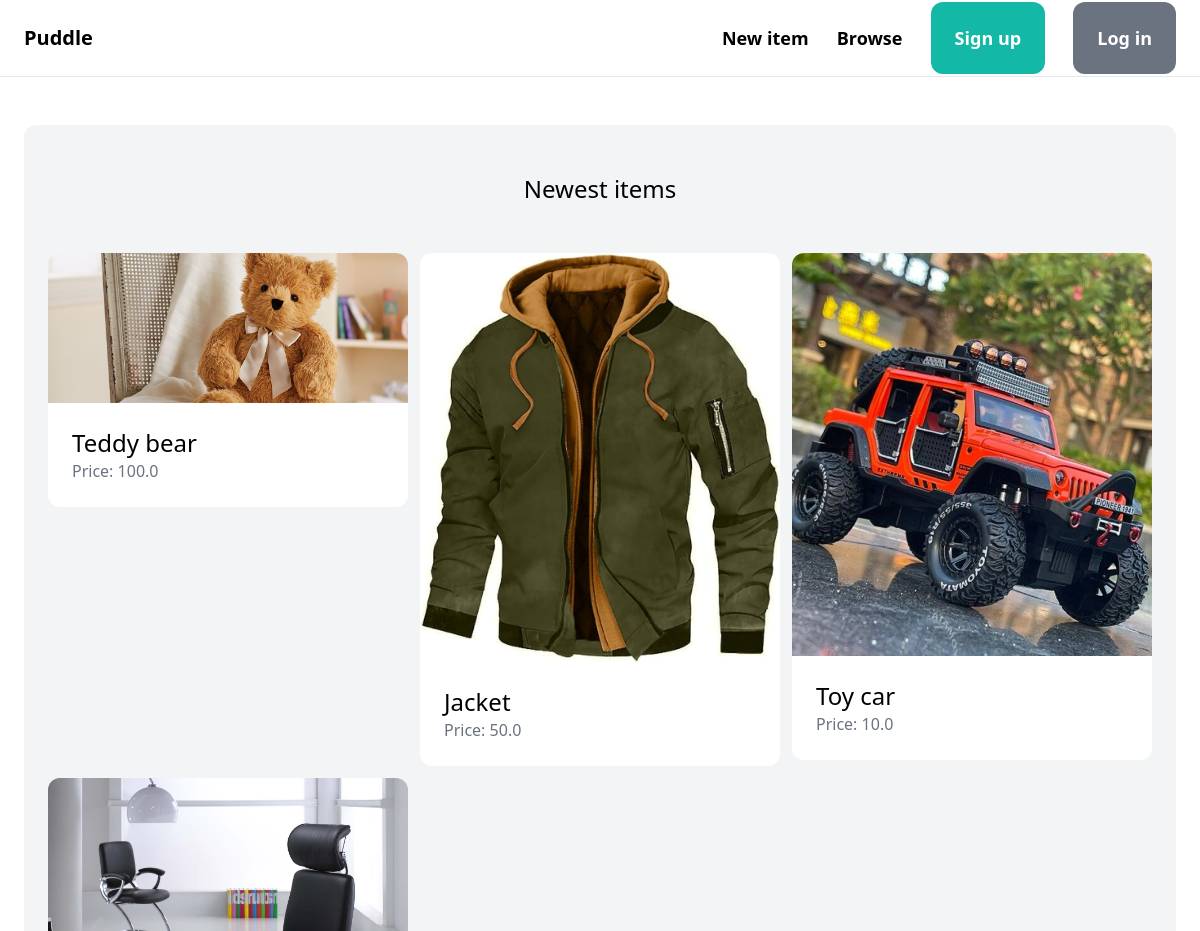
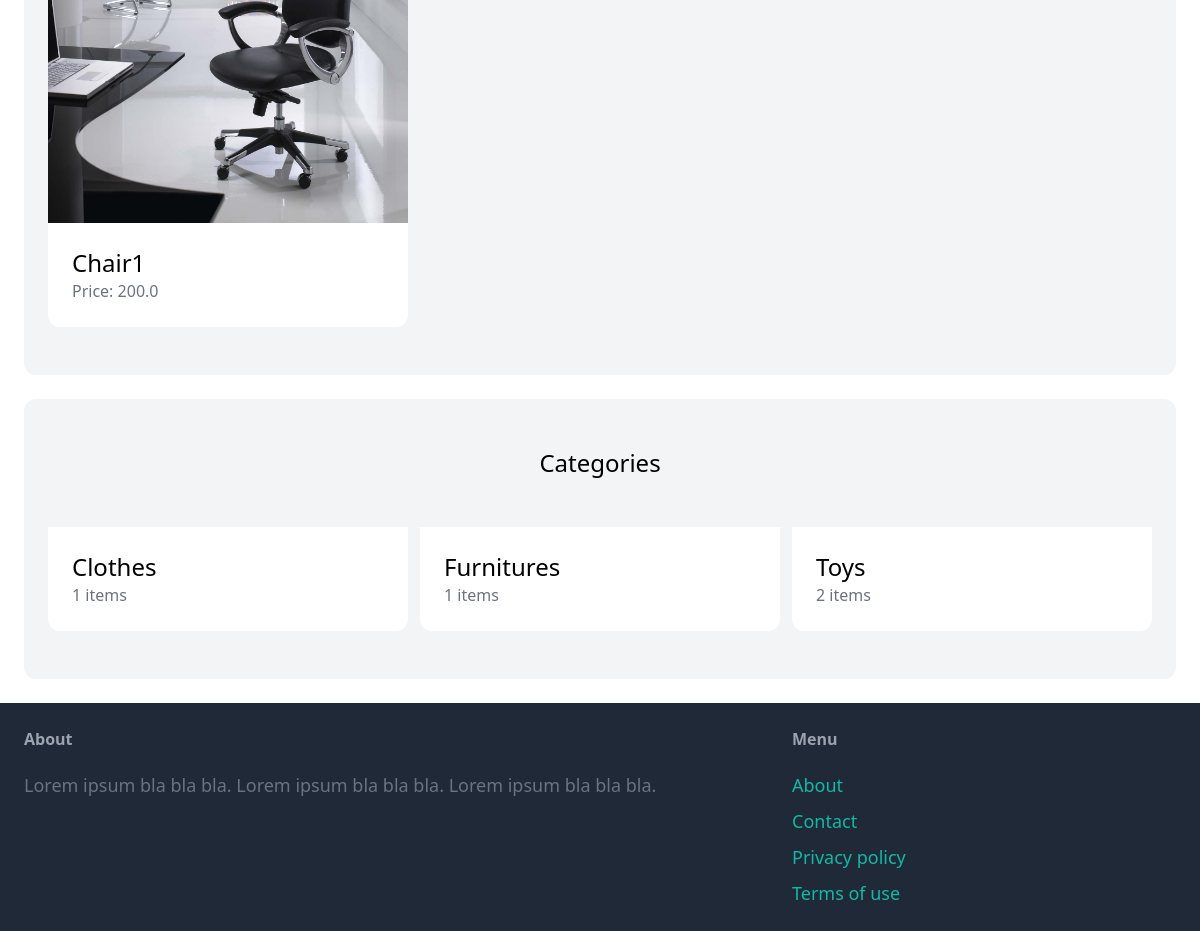
The page / on the database its author committed (2 pictures, top to bottom).
### item/models.py (models this page shows, shortened)
class Item(models.Model):
    category = models.ForeignKey(Category, related_name='items',
                                 on_delete=models.CASCADE)
    name = models.CharField(max_length=255)
    description = models.TextField(blank=True, null=True)
    price = models.FloatField()
    image = models.ImageField(upload_to='item_images', blank=True, null=True)
    is_sold = models.BooleanField(default=False)
    created_by = models.ForeignKey(User, related_name='items',
                                   on_delete=models.CASCADE)
    created_at = models.DateTimeField(auto_now_add=True)

class Category(models.Model):
    name = models.CharField(max_length=255)
    class Meta:
        ordering = ('name',)
        verbose_name_plural = 'Categories'

### core/views.py (the view)
# urls.py: path('', views.index, name='index'),
def index(request):
    items = Item.objects.filter(is_sold=False)[0:6]
    categories = Category.objects.all()
    return render(request, 'core/index.html', {
        'categories': categories,
        'items': items
    })

### core/templates/core/index.html (shortened to what this page needs)
{% extends 'core/base.html' %}
{% block content %}
    <div class="mt-6 px-6 py-12 bg-gray-100 rounded-xl">
        <h2 class="mb-12 text-2xl text-center">Newest items</h2>
        <div class="grid grid-cols-3 gap-3">
            {% for item in items %}
                <div>
                    <a href="{% url 'item:detail' item.id %}">
                        <div>
                            <img src="{{ item.image.url }}" class="rounded-t-xl">
                        </div>
                        <div class="p-6 bg-white rounded-b-xl">
                            <h2 class="text-2xl">{{ item.name }}</h2>
                            <p class="text-gray-500">Price: {{ item.price }}</p>
                        </div>
                    </a>
                </div>
            {% endfor %}
        </div>
    </div>
    <div class="mt-6 px-6 py-12 bg-gray-100 rounded-xl">
        <h2 class="mb-12 text-2xl text-center">Categories</h2>
        <div class="grid grid-cols-3 gap-3">
            {% for category in categories %}
                <div>
                    <a href="#">
                        <div class="p-6 bg-white rounded-b-xl">
                            <h2 class="text-2xl">{{ category.name }}</h2>
                            <p class="text-gray-500">{{ category.items.count }} items </p>
                        </div>
                    </a>
                </div>
            {% endfor %}
        </div>
    </div>
{% endblock %}

### core/templates/core/base.html (shortened to what this page needs)
<!doctype html>
<html>
    <head>
        <script src="https://cdn.tailwindcss.com"></script>
    </head>
    <body>
        <nav class="py-6 px-6 flex justify-between items-center border-b border-gray-200">
            <a href="/" class="text-xl font-semibold">Puddle</a>
            <div class="space-x-6">
                <a href="{% url 'item:new' %}" class="text-lg font-semibold hover:text-gray-500">New item</a>
                <a href="{% url 'item:items' %}" class="text-lg font-semibold hover:text-gray-500">Browse</a>
                {% if request.user.is_authenticated %}
                    <a href="{% url 'conversation:inbox' %}" class="px-6 py-6 text-lg font-semibold bg-teal-500 text-white rounded-xl hover:bg-teal-700">Inbox</a>
                    <a href="{% url 'dashboard:index' %}" class="px-6 py-6 text-lg font-semibold bg-gray-500 text-white rounded-xl hover:bg-gray-700">Dashboard</a>
                {% else %}
                    <a href="{% url 'core:signup' %}" class="px-6 py-6 text-lg font-semibold bg-teal-500 text-white rounded-xl hover:bg-teal-700">Sign up</a>
                    <a href="{% url 'core:login' %}" class="px-6 py-6 text-lg font-semibold bg-gray-500 text-white rounded-xl hover:bg-gray-700">Log in</a>
                {% endif %}
            </div>
        </nav>
        <div class="px-6 py-6">
            {% block content %}
            {% endblock %}
        </div>
        <footer class="py-6 px-6 flex justify-between bg-gray-800">
            <div class="w-2/3 pr-10">
                <h3 class="mb-5 font-semibold text-gray-400">About</h3>
                <p class="text-lg text-gray-500">Lorem ipsum bla bla bla. Lorem ipsum bla bla bla. Lorem ipsum bla bla bla.</p>
            </div>
            <div class="w-1/3">
                <h3 class="mb-5 font-semibold text-gray-400">Menu</h3>
                <ul class="space-y-2">
                    <li><a href="#" class="text-lg text-teal-500 hover:text-teal-700">About</a></li>
                    <li><a href="{% url 'core:contact' %}" class="text-lg text-teal-500 hover:text-teal-700">Contact</a></li>
                    <li><a href="#" class="text-lg text-teal-500 hover:text-teal-700">Privacy policy</a></li>
                    <li><a href="#" class="text-lg text-teal-500 hover:text-teal-700">Terms of use</a></li>
                </ul>
            </div>
        </footer>
    </body>
</html>

### rows shown on the page
Item: image (picture), name "Teddy bear", price "100.0"
Item: image (picture), name "Jacket", price "50.0"
Item: image (picture), name "Toy car", price "10.0"
Item: image (picture), name "Chair1", price "200.0"
Category: name "Clothes", items.count "1"
Category: name "Furnitures", items.count "1"
Category: name "Toys", items.count "2"
